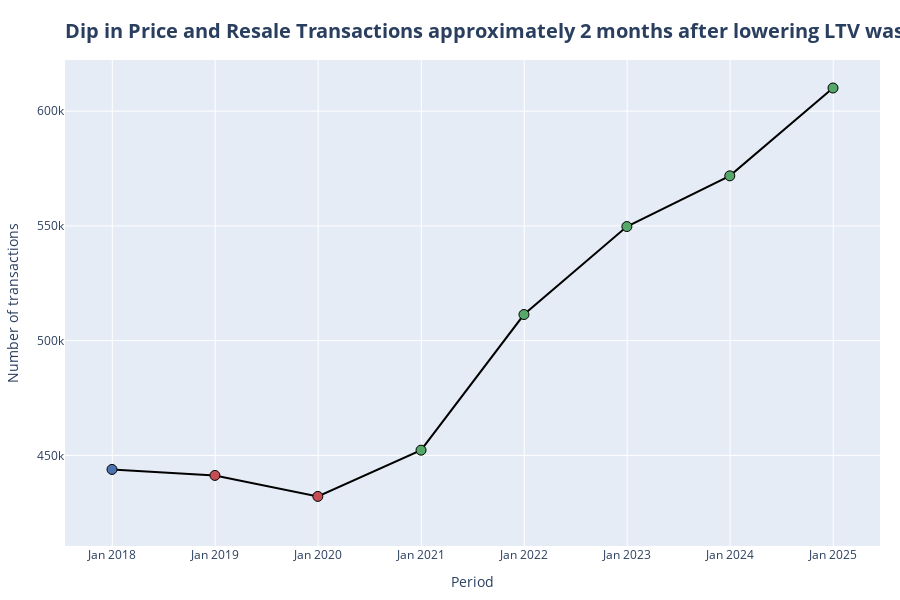

The code cell stored with this chart in its notebook:
### Markdown cell above
> HDB resale prices grew by 4.9 per cent in 2023, HDB and the Ministry of National Development said in a statement on Aug 19. While this figure is significantly lower than the 10.4 per cent in 2022, resale prices continued to rise by more than 4 per cent in the first half of 2024.

### Code cell
data = df.groupby(pd.Grouper(key="month", freq="YE"))[["resale_price"]].agg("mean")
data = data.reset_index()
data = data.rename(columns={"resale_price": "mean_price"})
data["pchange_mean_price"] = np.round(data["mean_price"].pct_change() * 100, 2)
data["pchange_mean_price_display"] = np.round(data["mean_price"].pct_change() * 100, 2)


############ COLOURS AND SUBPLOT DATAFRAMES ##########

# colours that will be used
scatter_colors = {
    "Positive": pio.templates["seaborn"]["layout"]["colorway"][2],  # Seaborn Green
    "Negative": pio.templates["seaborn"]["layout"]["colorway"][3],  # Seaborn Red
    "NA": pio.templates["seaborn"]["layout"]["colorway"][0],  # Seaborn Blue
}
scatter_df_names = ["Positive", "Negative", "NA"]

for_scatter_plotting_mean_price = []
for_scatter_plotting_mean_price.append(data.query("pchange_mean_price > 0"))
for_scatter_plotting_mean_price.append(data.query("pchange_mean_price < 0"))
for_scatter_plotting_mean_price.append(data.query("pchange_mean_price.isnull()"))

hover_dict_mean_price = {
    "Positive": "Mean Price: <b>$%{y:,.0f}</b><br>Change: <b>↑ %{customdata}%</b><extra></extra>",
    "Negative": "Mean Price: <b>$%{y:,.0f}</b><br>Change: <b>↓ %{customdata}%</b><extra></extra>",
    "NA": "Mean Price: <b>$%{y:,.0f}</b><br>Change: <b>%{customdata}</b><extra></extra>",
}


fig = make_subplots()

# add a line plot relating to number of transactions to the primary y axis
fig.add_trace(
    go.Scatter(
        x=data["month"],
        y=data["mean_price"],
        mode="lines",
        line=dict(color="#000000", width=2),
        hoverinfo="skip",
    )
)
# customise rise and falls every month (green for rise, red for dips)
for part_df, name in zip(for_scatter_plotting_mean_price, scatter_df_names):
    scatter_temp = go.Scatter(
        name=name,
        x=part_df["month"],
        y=part_df["mean_price"],
        customdata=part_df["pchange_mean_price_display"],
        mode="markers",
        marker=dict(
            color=scatter_colors[name],
            size=10,
            line=dict(color="black", width=1),  # border color  # border width
        ),
        hovertemplate=hover_dict_mean_price[name],
    )
    fig.add_trace(scatter_temp, secondary_y=False)


fig.update_layout(
    showlegend=False,
    height=600,
    margin=dict(l=20, r=20, t=60, b=20),
    yaxis=dict(
        range=[data["mean_price"].min() * 0.95, data["mean_price"].max() * 1.02],
        title="Number of transactions",
    ),
    xaxis=dict(title="Period", tickformat="%b %Y", hoverformat="%b %Y"),
    title=dict(
        text="<b>Dip in Price and Resale Transactions approximately 2 months after lowering LTV was observed</b>",
        x=0,
        xref="paper",
        y=0.96,
        yref="container",
        font=dict(size=20),
    ),
)

fig.show()

### Figure 1 — Plotly figure (JSON) as saved in the notebook; plotly's stock layout.template omitted (floating-point values rounded to 4 significant figures)
{"data": [{"hoverinfo": "skip", "line": {"color": "#000000", "width": 2}, "mode": "lines", "type": "scatter", "x": ["2017-12-31T00:00:00", "2018-12-31T00:00:00", "2019-12-31T00:00:00", "2020-12-31T00:00:00", "2021-12-31T00:00:00", "2022-12-31T00:00:00", "2023-12-31T00:00:00", "2024-12-31T00:00:00"], "y": [443900.0, 441300.0, 432100.0, 452300.0, 511400.0, 549700.0, 571800.0, 610100.0]}, {"customdata": [4.66, 13.07, 7.5, 4.02, 6.69], "hovertemplate": "Mean Price: <b>$%{y:,.0f}</b><br>Change: <b>↑ %{customdata}%</b><extra></extra>", "marker": {"color": "rgb(85,168,104)", "line": {"color": "black", "width": 1}, "size": 10}, "mode": "markers", "name": "Positive", "type": "scatter", "x": ["2020-12-31T00:00:00", "2021-12-31T00:00:00", "2022-12-31T00:00:00", "2023-12-31T00:00:00", "2024-12-31T00:00:00"], "xaxis": "x", "y": [452300.0, 511400.0, 549700.0, 571800.0, 610100.0], "yaxis": "y"}, {"customdata": [-0.59, -2.07], "hovertemplate": "Mean Price: <b>$%{y:,.0f}</b><br>Change: <b>↓ %{customdata}%</b><extra></extra>", "marker": {"color": "rgb(196,78,82)", "line": {"color": "black", "width": 1}, "size": 10}, "mode": "markers", "name": "Negative", "type": "scatter", "x": ["2018-12-31T00:00:00", "2019-12-31T00:00:00"], "xaxis": "x", "y": [441300.0, 432100.0], "yaxis": "y"}, {"customdata": [null], "hovertemplate": "Mean Price: <b>$%{y:,.0f}</b><br>Change: <b>%{customdata}</b><extra></extra>", "marker": {"color": "rgb(76,114,176)", "line": {"color": "black", "width": 1}, "size": 10}, "mode": "markers", "name": "NA", "type": "scatter", "x": ["2017-12-31T00:00:00"], "xaxis": "x", "y": [443900.0], "yaxis": "y"}], "layout": {"height": 600, "margin": {"b": 20, "l": 20, "r": 20, "t": 60}, "showlegend": false, "title": {"font": {"size": 20}, "text": "<b>Dip in Price and Resale Transactions approximately 2 months after lowering LTV was observed</b>", "x": 0, "xref": "paper", "y": 0.96, "yref": "container"}, "xaxis": {"anchor": "y", "domain": [0, 1], "hoverformat": "%b %Y", "tickformat": "%b %Y", "title": {"text": "Period"}}, "yaxis": {"anchor": "x", "domain": [0, 1], "range": [410500.0, 622300.0], "title": {"text": "Number of transactions"}}}}
